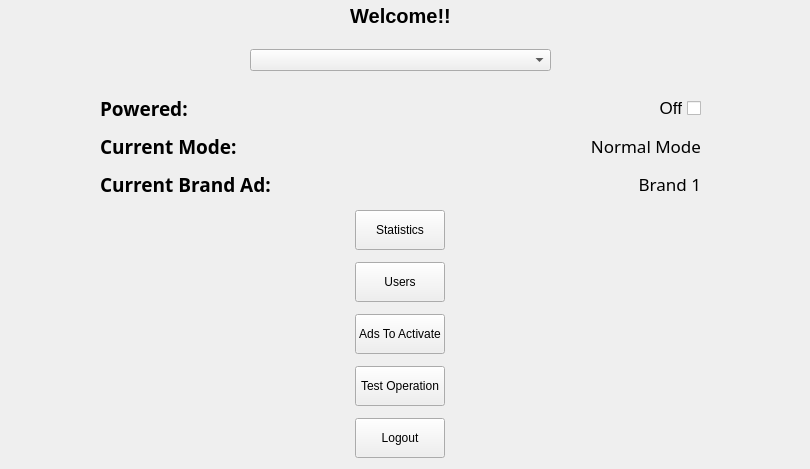
   <widget class="QWidget" name="main">
    <widget class="QWidget" name="verticalLayoutWidget">
     <property name="geometry">
      <rect>
       <x>0</x>
       <y>0</y>
       <width>801</width>
       <height>33</height>
      </rect>
     </property>
     <layout class="QVBoxLayout" name="verticalLayout_2">
      <item>
       <widget class="QLabel" name="welcomeMsg_2">
        <property name="sizePolicy">
         <sizepolicy hsizetype="Expanding" vsizetype="Fixed">
          <horstretch>0</horstretch>
          <verstretch>0</verstretch>
         </sizepolicy>
        </property>
        <property name="minimumSize">
         <size>
          <width>0</width>
          <height>20</height>
         </size>
        </property>
        <property name="font">
         <font>
          <pointsize>15</pointsize>
          <weight>75</weight>
          <bold>true</bold>
         </font>
        </property>
        <property name="text">
         <string>Welcome!!</string>
        </property>
        <property name="alignment">
         <set>Qt::AlignCenter</set>
        </property>
       </widget>
      </item>
     </layout>
    </widget>
    <widget class="QWidget" name="horizontalLayoutWidget">
     <property name="geometry">
      <rect>
       <x>0</x>
       <y>40</y>
       <width>801</width>
       <height>41</height>
      </rect>
     </property>
     <layout class="QHBoxLayout" name="horizontalLayout_2">
      <item>
       <spacer name="horizontalSpacer_7">
        <property name="orientation">
         <enum>Qt::Horizontal</enum>
        </property>
        <property name="sizeType">
         <enum>QSizePolicy::Fixed</enum>
        </property>
        <property name="sizeHint" stdset="0">
         <size>
          <width>250</width>
          <height>20</height>
         </size>
        </property>
       </spacer>
      </item>
      <item>
       <widget class="QComboBox" name="stationsComboBox">
        <property name="sizePolicy">
         <sizepolicy hsizetype="Expanding" vsizetype="Fixed">
          <horstretch>0</horstretch>
          <verstretch>0</verstretch>
         </sizepolicy>
        </property>
        <property name="cursor">
         <cursorShape>PointingHandCursor</cursorShape>
        </property>
        <property name="editable">
         <bool>false</bool>
        </property>
        <property name="currentText">
         <string/>
        </property>
        <property name="minimumContentsLength">
         <number>0</number>
        </property>
       </widget>
      </item>
      <item>
       <spacer name="horizontalSpacer_8">
        <property name="orientation">
         <enum>Qt::Horizontal</enum>
        </property>
        <property name="sizeType">
         <enum>QSizePolicy::Fixed</enum>
        </property>
        <property name="sizeHint" stdset="0">
         <size>
          <width>250</width>
          <height>20</height>
         </size>
        </property>
       </spacer>
      </item>
     </layout>
    </widget>
    <widget class="QWidget" name="gridLayoutWidget">
     <property name="geometry">
      <rect>
       <x>0</x>
       <y>90</y>
       <width>801</width>
       <height>116</height>
      </rect>
     </property>
     <layout class="QGridLayout" name="gridLayout_3">
      <item row="1" column="3">
       <spacer name="horizontalSpacer_5">
        <property name="orientation">
         <enum>Qt::Horizontal</enum>
        </property>
        <property name="sizeType">
         <enum>QSizePolicy::Fixed</enum>
        </property>
        <property name="sizeHint" stdset="0">
         <size>
          <width>100</width>
          <height>20</height>
         </size>
        </property>
       </spacer>
      </item>
      <item row="1" column="2" alignment="Qt::AlignLeft">
       <widget class="QCheckBox" name="poweredCheckBox">
        <property name="sizePolicy">
         <sizepolicy hsizetype="Fixed" vsizetype="Fixed">
          <horstretch>0</horstretch>
          <verstretch>0</verstretch>
         </sizepolicy>
        </property>
        <property name="font">
         <font>
          <pointsize>13</pointsize>
         </font>
        </property>
        <property name="cursor">
         <cursorShape>PointingHandCursor</cursorShape>
        </property>
        <property name="layoutDirection">
         <enum>Qt::RightToLeft</enum>
        </property>
        <property name="text">
         <string>Off</string>
        </property>
        <property name="checked">
         <bool>false</bool>
        </property>
       </widget>
      </item>
      <item row="2" column="1">
       <widget class="QLabel" name="currModeLabel">
        <property name="sizePolicy">
         <sizepolicy hsizetype="Expanding" vsizetype="Fixed">
          <horstretch>0</horstretch>
          <verstretch>0</verstretch>
         </sizepolicy>
        </property>
        <property name="font">
         <font>
          <family>NewsGotTLig</family>
          <pointsize>14</pointsize>
          <weight>75</weight>
          <bold>true</bold>
         </font>
        </property>
        <property name="text">
         <string>Current Mode:</string>
        </property>
       </widget>
      </item>
      <item row="2" column="2">
       <widget class="QLabel" name="currModeLabel_2">
        <property name="sizePolicy">
         <sizepolicy hsizetype="Minimum" vsizetype="Fixed">
          <horstretch>0</horstretch>
          <verstretch>0</verstretch>
         </sizepolicy>
        </property>
        <property name="font">
         <font>
          <family>NewsGotTMed</family>
          <pointsize>13</pointsize>
          <weight>50</weight>
          <bold>false</bold>
         </font>
        </property>
        <property name="text">
         <string>Normal Mode</string>
        </property>
        <property name="alignment">
         <set>Qt::AlignRight|Qt::AlignTrailing|Qt::AlignVCenter</set>
        </property>
       </widget>
      </item>
      <item row="1" column="0">
       <spacer name="horizontalSpacer_6">
        <property name="orientation">
         <enum>Qt::Horizontal</enum>
        </property>
        <property name="sizeType">
         <enum>QSizePolicy::Fixed</enum>
        </property>
        <property name="sizeHint" stdset="0">
         <size>
          <width>100</width>
          <height>20</height>
         </size>
        </property>
       </spacer>
      </item>
      <item row="1" column="1">
       <widget class="QLabel" name="poweredLabel">
        <property name="sizePolicy">
         <sizepolicy hsizetype="Expanding" vsizetype="Fixed">
          <horstretch>0</horstretch>
          <verstretch>0</verstretch>
         </sizepolicy>
        </property>
        <property name="font">
         <font>
          <family>NewsGotTLig</family>
          <pointsize>14</pointsize>
          <weight>75</weight>
          <bold>true</bold>
         </font>
        </property>
        <property name="text">
         <string>Powered:</string>
        </property>
       </widget>
      </item>
      <item row="3" column="1">
       <widget class="QLabel" name="currAdLabel">
        <property name="sizePolicy">
         <sizepolicy hsizetype="Expanding" vsizetype="Fixed">
          <horstretch>0</horstretch>
          <verstretch>0</verstretch>
         </sizepolicy>
        </property>
        <property name="font">
         <font>
          <family>NewsGotTLig</family>
          <pointsize>14</pointsize>
          <weight>75</weight>
          <bold>true</bold>
         </font>
        </property>
        <property name="text">
         <string>Current Brand Ad:</string>
        </property>
       </widget>
      </item>
      <item row="3" column="2">
       <widget class="QLabel" name="currAdLabel_2">
        <property name="sizePolicy">
         <sizepolicy hsizetype="Minimum" vsizetype="Fixed">
          <horstretch>0</horstretch>
          <verstretch>0</verstretch>
         </sizepolicy>
        </property>
        <property name="font">
         <font>
          <family>NewsGotTMed</family>
          <pointsize>13</pointsize>
          <weight>50</weight>
          <bold>false</bold>
         </font>
        </property>
        <property name="text">
         <string>Brand 1</string>
        </property>
        <property name="alignment">
         <set>Qt::AlignRight|Qt::AlignTrailing|Qt::AlignVCenter</set>
        </property>
       </widget>
      </item>
     </layout>
    </widget>
    <widget class="QWidget" name="gridLayoutWidget_2">
     <property name="geometry">
      <rect>
       <x>0</x>
       <y>210</y>
       <width>801</width>
       <height>250</height>
      </rect>
     </property>
     <layout class="QGridLayout" name="gridLayout_4">
      <property name="verticalSpacing">
       <number>12</number>
      </property>
      <item row="2" column="1">
       <widget class="QPushButton" name="adsToActivateBtn_2">
        <property name="sizePolicy">
         <sizepolicy hsizetype="Fixed" vsizetype="Fixed">
          <horstretch>0</horstretch>
          <verstretch>0</verstretch>
         </sizepolicy>
        </property>
        <property name="minimumSize">
         <size>
          <width>80</width>
          <height>40</height>
         </size>
        </property>
        <property name="cursor">
         <cursorShape>PointingHandCursor</cursorShape>
        </property>
        <property name="layoutDirection">
         <enum>Qt::LeftToRight</enum>
        </property>
        <property name="text">
         <string>Ads To Activate</string>
        </property>
       </widget>
      </item>
      <item row="3" column="1">
       <widget class="QPushButton" name="testOperationBtn_2">
        <property name="sizePolicy">
         <sizepolicy hsizetype="Minimum" vsizetype="Fixed">
          <horstretch>0</horstretch>
          <verstretch>0</verstretch>
         </sizepolicy>
        </property>
        <property name="minimumSize">
         <size>
          <width>80</width>
          <height>40</height>
         </size>
        </property>
        <property name="cursor">
         <cursorShape>PointingHandCursor</cursorShape>
        </property>
        <property name="layoutDirection">
         <enum>Qt::LeftToRight</enum>
        </property>
        <property name="text">
         <string>Test Operation</string>
        </property>
       </widget>
      </item>
      <item row="4" column="1">
       <widget class="QPushButton" name="logoutBtn">
        <property name="sizePolicy">
         <sizepolicy hsizetype="Minimum" vsizetype="Fixed">
          <horstretch>0</horstretch>
          <verstretch>0</verstretch>
         </sizepolicy>
        </property>
        <property name="minimumSize">
         <size>
          <width>80</width>
          <height>40</height>
         </size>
        </property>
        <property name="cursor">
         <cursorShape>PointingHandCursor</cursorShape>
        </property>
        <property name="layoutDirection">
         <enum>Qt::LeftToRight</enum>
        </property>
        <property name="text">
         <string>Logout</string>
        </property>
       </widget>
      </item>
      <item row="1" column="1">
       <widget class="QPushButton" name="usersBtn_2">
        <property name="sizePolicy">
         <sizepolicy hsizetype="Minimum" vsizetype="Fixed">
          <horstretch>0</horstretch>
          <verstretch>0</verstretch>
         </sizepolicy>
        </property>
        <property name="minimumSize">
         <size>
          <width>80</width>
          <height>40</height>
         </size>
        </property>
        <property name="cursor">
         <cursorShape>PointingHandCursor</cursorShape>
        </property>
        <property name="layoutDirection">
         <enum>Qt::LeftToRight</enum>
        </property>
        <property name="text">
         <string>Users</string>
        </property>
       </widget>
      </item>
      <item row="0" column="0">
       <spacer name="horizontalSpacer_11">
        <property name="orientation">
         <enum>Qt::Horizontal</enum>
        </property>
        <property name="sizeType">
         <enum>QSizePolicy::Fixed</enum>
        </property>
        <property name="sizeHint" stdset="0">
         <size>
          <width>250</width>
          <height>20</height>
         </size>
        </property>
       </spacer>
      </item>
      <item row="0" column="2">
       <spacer name="horizontalSpacer_12">
        <property name="orientation">
         <enum>Qt::Horizontal</enum>
        </property>
        <property name="sizeType">
         <enum>QSizePolicy::Fixed</enum>
        </property>
        <property name="sizeHint" stdset="0">
         <size>
          <width>250</width>
          <height>20</height>
         </size>
        </property>
       </spacer>
      </item>
      <item row="0" column="1">
       <widget class="QPushButton" name="statisticsBtn_2">
        <property name="sizePolicy">
         <sizepolicy hsizetype="Minimum" vsizetype="Fixed">
          <horstretch>0</horstretch>
          <verstretch>0</verstretch>
         </sizepolicy>
        </property>
        <property name="minimumSize">
         <size>
          <width>80</width>
          <height>40</height>
         </size>
        </property>
        <property name="cursor">
         <cursorShape>PointingHandCursor</cursorShape>
        </property>
        <property name="layoutDirection">
         <enum>Qt::LeftToRight</enum>
        </property>
        <property name="text">
         <string>Statistics</string>
        </property>
       </widget>
      </item>
     </layout>
    </widget>
   </widget>
